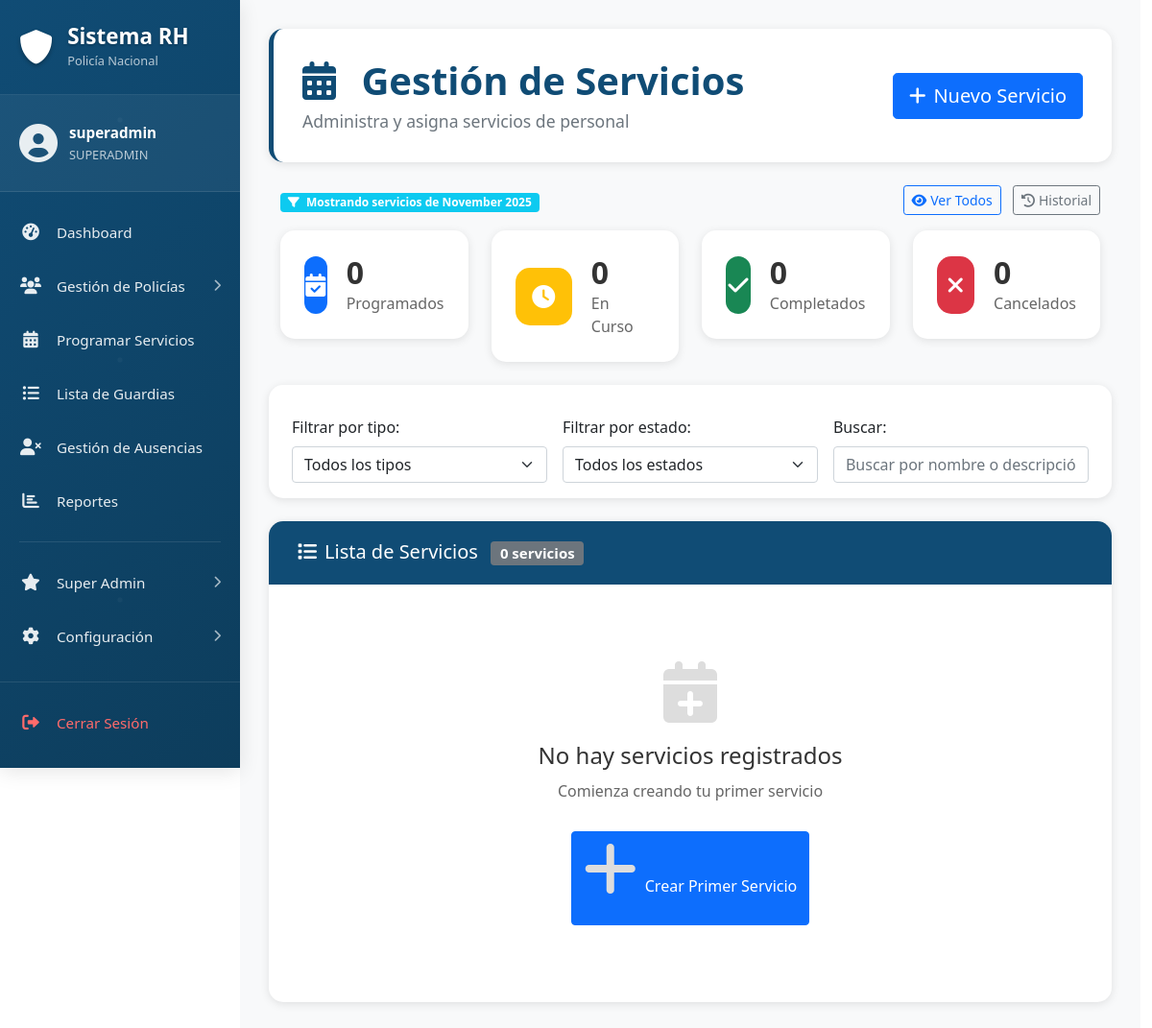
The page /admin/servicios/index.php (signed in) on the database as committed earlier.
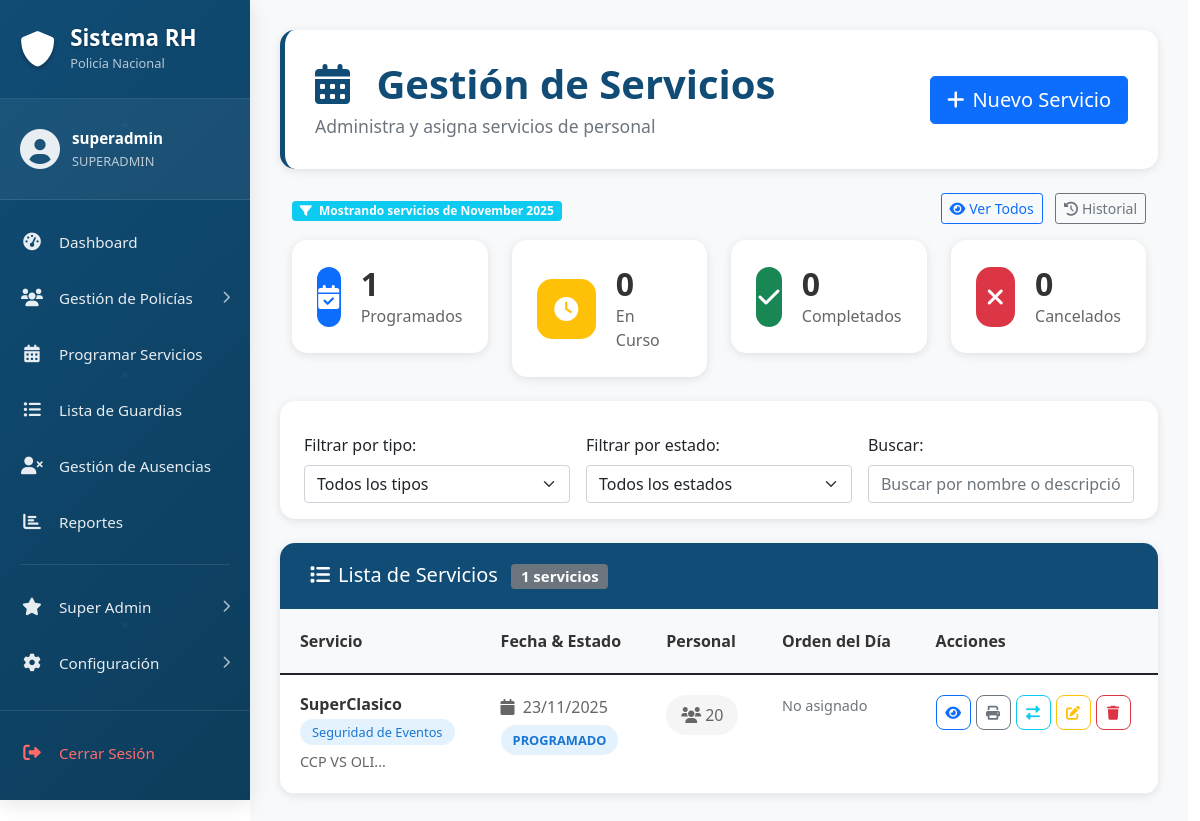
The same page on the database as committed later.
### tables this page shows
CREATE TABLE `servicios` (
  `id` int NOT NULL,
  `tipo_servicio_id` int NOT NULL,
  `nombre` varchar(200) NOT NULL,
  `descripcion` text,
  `fecha_inicio` datetime NOT NULL,
  `fecha_fin` datetime NOT NULL,
  `lugar` varchar(200) DEFAULT NULL,
  `responsable` varchar(150) DEFAULT NULL,
  `telefono_contacto` varchar(20) DEFAULT NULL,
  `observaciones` text,
  `estado` enum('PROGRAMADO','ACTIVO','COMPLETADO','CANCELADO') DEFAULT 'PROGRAMADO',
  `created_by` int DEFAULT NULL,
  `created_at` timestamp NULL DEFAULT CURRENT_TIMESTAMP,
  `updated_at` timestamp NULL DEFAULT CURRENT_TIMESTAMP ON UPDATE CURRENT_TIMESTAMP
);

CREATE TABLE `tipos_servicios` (
  `id` int NOT NULL,
  `nombre` varchar(150) NOT NULL,
  `descripcion` text,
  `activo` tinyint(1) DEFAULT '1',
  `created_at` timestamp NULL DEFAULT CURRENT_TIMESTAMP,
  `updated_at` timestamp NULL DEFAULT CURRENT_TIMESTAMP ON UPDATE CURRENT_TIMESTAMP
);

### admin/servicios/index.php (the view, shortened to what the changed rows need)
<?php
require_once '../../cnx/db_connect.php';
function getServiciosColumns($conn) {
    try {
        $cols = $conn->query("SHOW COLUMNS FROM servicios")->fetchAll(PDO::FETCH_COLUMN);
        return $cols ?: [];
    } catch (Exception $e) {
        return [];
    }
}
$cols = getServiciosColumns($conn);
$orderCampo = in_array('fecha_inicio', $cols) ? 's.fecha_inicio' : (in_array('fecha_servicio', $cols) ? 's.fecha_servicio' : 's.created_at');
$mes_actual = date('Y-m');
$where_conditions = [];
$params = [];
if (!isset($_GET['mostrar_todos'])) {
    $fecha_campo = in_array('fecha_inicio', $cols) ? 's.fecha_inicio' : (in_array('fecha_servicio', $cols) ? 's.fecha_servicio' : 's.created_at');
    $where_conditions[] = "DATE_FORMAT($fecha_campo, '%Y-%m') = ?";
    $params[] = $mes_actual;
}
$where_clause = !empty($where_conditions) ? 'WHERE ' . implode(' AND ', $where_conditions) : '';
$query = "
    SELECT
        s.*,
        ts.nombre as tipo_servicio,
        COUNT(asig.policia_id) as personal_asignado
    FROM servicios s
    LEFT JOIN tipos_servicios ts ON s.tipo_servicio_id = ts.id
    LEFT JOIN asignaciones_servicios asig ON s.id = asig.servicio_id
    $where_clause
    GROUP BY s.id
    ORDER BY $orderCampo DESC, s.created_at DESC
";
$stmt = $conn->prepare($query);
$stmt->execute($params);
$servicios = $stmt->fetchAll();
?>
<!DOCTYPE html>
<html lang="es">
<head>
    <link href="https://cdn.jsdelivr.net/npm/bootstrap@5.1.3/dist/css/bootstrap.min.css" rel="stylesheet">
    <link rel="stylesheet" href="https://cdnjs.cloudflare.com/ajax/libs/font-awesome/6.0.0/css/all.min.css">
</head>
<body>
    <div class="container-fluid">
        <div class="row">
            <div class="col-md-9 col-lg-10">
                <div class="main-content">
                    <div class="page-header mb-4">
                        <div class="d-flex justify-content-between align-items-center">
                            <div>
                                <h1 class="page-title">
                                    <i class="fas fa-calendar-alt me-3"></i>
                                    Gestión de Servicios
                                </h1>
                            </div>
                        </div>
                    </div>
                    <div class="row mb-4">
                        <div class="col-md-3">
                            <div class="stats-card">
                                <div class="stats-content">
                                    <h3><?php echo count(array_filter($servicios, fn($s) => $s['estado'] == 'PROGRAMADO')); ?></h3>
                                    <p>Programados</p>
                                </div>
                            </div>
                        </div>
                        <div class="col-md-3">
                            <div class="stats-card">
                                <div class="stats-content">
                                    <h3><?php echo count(array_filter($servicios, fn($s) => in_array($s['estado'], ['EN_CURSO','ACTIVO']))); ?></h3>
                                    <p>En Curso</p>
                                </div>
                            </div>
                        </div>
                        <div class="col-md-3">
                            <div class="stats-card">
                                <div class="stats-content">
                                    <h3><?php echo count(array_filter($servicios, fn($s) => $s['estado'] == 'COMPLETADO')); ?></h3>
                                    <p>Completados</p>
                                </div>
                            </div>
                        </div>
                        <div class="col-md-3">
                            <div class="stats-card">
                                <div class="stats-content">
                                    <h3><?php echo count(array_filter($servicios, fn($s) => $s['estado'] == 'CANCELADO')); ?></h3>
                                    <p>Cancelados</p>
                                </div>
                            </div>
                        </div>
                    </div>
                    <div class="services-card">
                        <div class="card-header">
                            <h5 class="mb-0">
                                <i class="fas fa-list me-2"></i>Lista de Servicios
                                <span class="badge bg-secondary ms-2"><?php echo count($servicios); ?> servicios</span>
                            </h5>
                        </div>
                        <div class="card-body p-0">
                            <?php if (empty($servicios)): ?>
                                <div class="empty-state">
                                    <i class="fas fa-calendar-plus"></i>
                                    <h4>No hay servicios registrados</h4>
                                    <p>Comienza creando tu primer servicio</p>
                                    <a href="crear_servicio.php" class="btn btn-primary">
                                        <i class="fas fa-plus me-2"></i>Crear Primer Servicio
                                    </a>
                                </div>
                            <?php else: ?>
                                <div class="table-responsive">
                                    <table class="table table-hover services-table">
                                        <thead>
                                            <tr>
                                                <th>Servicio</th>
                                                <th>Fecha & Estado</th>
                                                <th>Personal</th>
                                                <th>Orden del Día</th>
                                                <th>Acciones</th>
                                            </tr>
                                        </thead>
                                        <tbody>
                                            <?php foreach ($servicios as $servicio): ?>
                                                <tr data-tipo="<?php echo $servicio['tipo_servicio_id']; ?>" data-estado="<?php echo $servicio['estado']; ?>">
                                                    <td>
                                                        <div class="service-info">
                                                            <h6 class="service-name"><?php echo htmlspecialchars($servicio['nombre'] ?? ''); ?></h6>
                                            <?php if ($servicio['tipo_servicio']): ?>
                                                <span class="service-type"><?php echo htmlspecialchars($servicio['tipo_servicio'] ?? ''); ?></span>
                                            <?php endif; ?>
                                            <?php if ($servicio['descripcion']): ?>
                                                <p class="service-desc"><?php echo htmlspecialchars(substr($servicio['descripcion'] ?? '', 0, 80)); ?>...</p>
                                            <?php endif; ?>
                                                        </div>
                                                    </td>
                                                    <td>
                                                        <div class="date-status">
                                                            <div class="service-date">
                                                                <i class="fas fa-calendar me-1"></i>
                                                                <?php echo date('d/m/Y', strtotime($servicio['fecha_inicio'])); ?>
                                                            </div>
                                                            <?php
                                                            $estado_class = [
                                                                'PROGRAMADO' => 'status-programado',
                                                                'EN_CURSO' => 'status-en-curso',
                                                                'COMPLETADO' => 'status-completado',
                                                                'CANCELADO' => 'status-cancelado'
                                                            ];
                                                            ?>
                                                            <span class="service-status <?php echo $estado_class[$servicio['estado']] ?? 'status-default'; ?>">
                                                                <?php echo $servicio['estado']; ?>
                                                            </span>
                                                        </div>
                                                    </td>
                                                    <td>
                                                        <div class="personnel-count">
                                                            <i class="fas fa-users me-1"></i>
                                                            <span><?php echo $servicio['personal_asignado']; ?></span>
                                                        </div>
                                                    </td>
                                                    <td>
                                                        <div class="order-info">
                                                            <?php
                                                                $orden = $servicio['orden_del_dia'] ?? '';
                                                                echo $orden !== ''
                                                                    ? htmlspecialchars(strlen($orden) > 50 ? substr($orden, 0, 50) . '...' : $orden)
                                                                    : '<span class="text-muted">No asignado</span>';
                                                            ?>
                                                        </div>
                                                    </td>
                                                    <td>
                                                        <div class="action-buttons">
                                                            <button class="btn btn-sm btn-outline-primary"
                                                                    data-bs-toggle="modal"
                                                                    data-bs-target="#modalVer<?php echo $servicio['id']; ?>"
                                                                    title="Ver detalles">
                                                                <i class="fas fa-eye"></i>
                                                            </button>
                                                            <a class="btn btn-sm btn-outline-secondary"
                                                               href="imprimir_servicio.php?id=<?php echo (int)$servicio['id']; ?>"
                                                               target="_blank"
                                                               title="Imprimir">
                                                                <i class="fas fa-print"></i>
                                                            </a>
                                                            <button class="btn btn-sm btn-outline-info"
                                                                    data-bs-toggle="modal"
                                                                    data-bs-target="#modalEstado<?php echo $servicio['id']; ?>"
                                                                    title="Cambiar estado">
                                                                <i class="fas fa-exchange-alt"></i>
                                                            </button>
                                                            <button class="btn btn-sm btn-outline-warning"
                                                                    data-bs-toggle="modal"
                                                                    data-bs-target="#modalEditar<?php echo $servicio['id']; ?>"
                                                                    title="Editar">
                                                                <i class="fas fa-edit"></i>
                                                            </button>
                                                            <button class="btn btn-sm btn-outline-danger"
                                                                    data-bs-toggle="modal"
                                                                    data-bs-target="#modalEliminar<?php echo $servicio['id']; ?>"
                                                                    title="Eliminar">
                                                                <i class="fas fa-trash"></i>
                                                            </button>
                                                        </div>
                                                    </td>
                                                </tr>
                                            <?php endforeach; ?>
                                        </tbody>
                                    </table>
                                </div>
                            <?php endif; ?>
                        </div>
                    </div>
                </div>
            </div>
        </div>
    </div>
</body>
</html>

Rows that differ between the two databases and show on the page:
added servicios: estado "1", estado "0", nombre "SuperClasico", tipo_servicio.nombre "Seguridad de Eventos", descripcion "CCP VS OLI", fecha_inicio "23/11/2025", estado "PROGRAMADO", personal_asignado "20"
Other text that changed with them:
count($servicios): "0" → "1"
count(array_filter($servicios, fn($s) => $s['estado'] == 'CANCELADO')): "0" → (not shown)
text no longer shown: "0 0 0 No hay servicios registrados Comienza creando tu primer servicio Crear Primer Servicio"
text now shown: "Servicio Fecha & Estado Personal Orden del Día Acciones"
